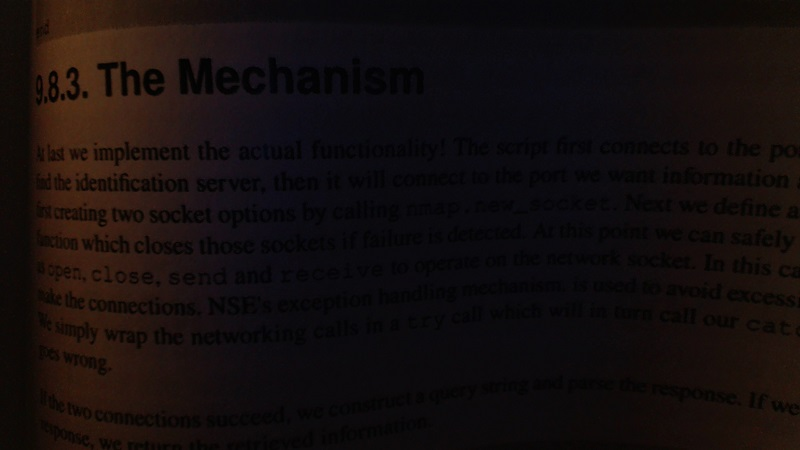
#> input picture book.jpg, 800 x 450 px, given in place of the camera
$ python Edge_Detection.py   (older library calls are emulated)
#> lines starting #> are read from the running program, lines starting #| are printed output that depends on the picture
import cv2
import numpy as np
cap=cv2.VideoCapture(0)
while True:
	ret,frame= cap.read()
#> frame is the input picture: shape (450, 800, 3); mean B, G, R 13.4, 13.6, 20.3

	"""
	the cv2.CV_64F is, that's the data type.
	ksize is the kernel size.
	 We use 5, so 5x5 regions are consulted.
	"""
	laplacian =cv2.Laplacian(frame,cv2.CV_64F)
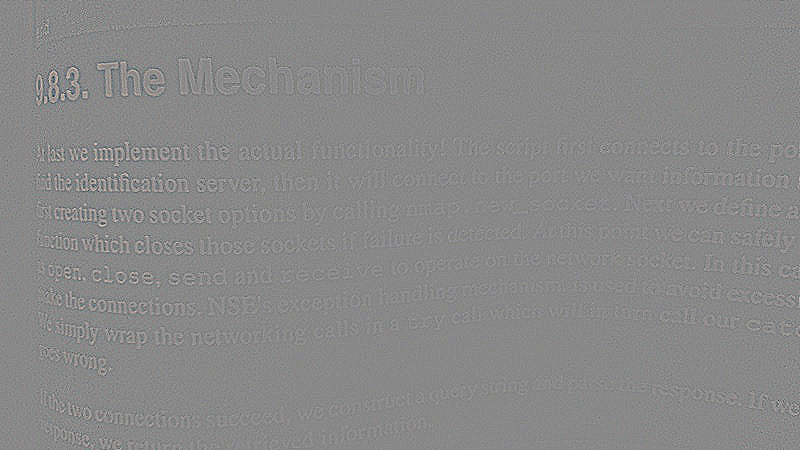
#> laplacian: shape (450, 800, 3) float64; mean B, G, R 0, 0, 0; drawn with min black and max white
	#FOR x gradient
	sobelx=cv2.Sobel(frame,cv2.CV_64F,1,0,ksize=5)
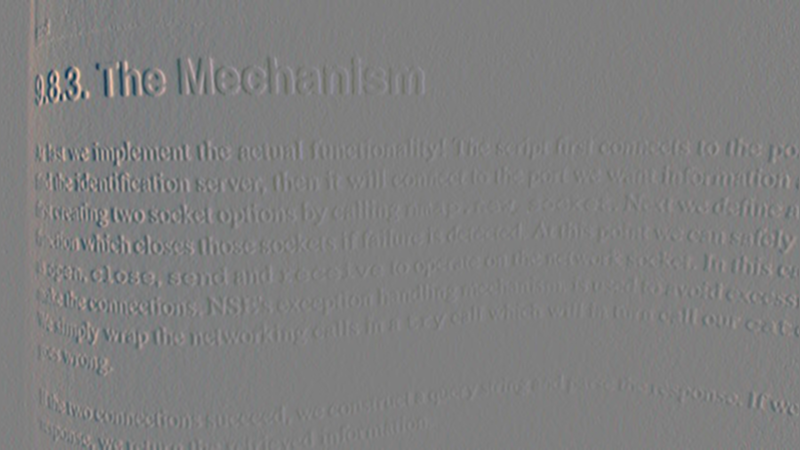
#> sobelx: shape (450, 800, 3) float64; mean B, G, R 0.8, 1.4, 2.3; drawn with min black and max white
	#FOR Y gradient
	sobely=cv2.Sobel(frame,cv2.CV_64F,0,1,ksize=5)
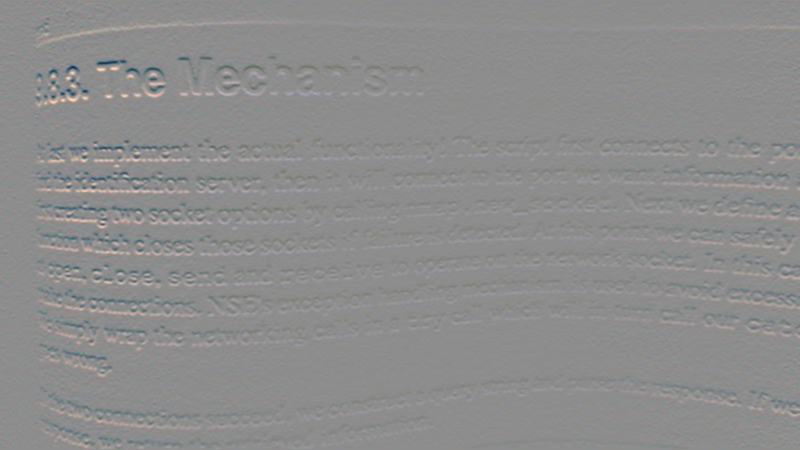
#> sobely: shape (450, 800, 3) float64; mean B, G, R -1, -0.8, -0.8; drawn with min black and max white

	"""Canny edges Detection  First argument is our input image.
	Second
	and third arguments are our minVal and maxVal respectively"""
	edge = cv2.Canny(frame,100,100)
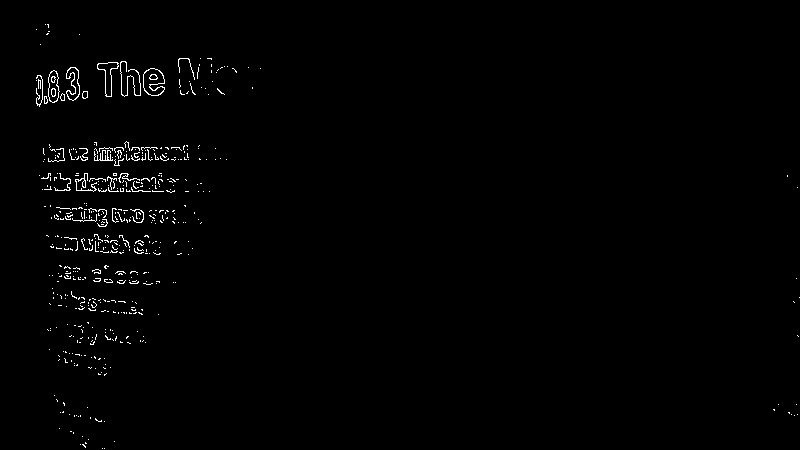
#> edge: shape (450, 800); 0.97% white in thin lines or dots

	cv2.imshow("frame",frame)
	#cv2.imshow("laplacian",laplacian)
	# cv2.imshow("sobelx",sobelx)
	# cv2.imshow("sobely",sobely)
	cv2.imshow("Edge",edge)
	k= cv2.waitKey(5)& 0xFF
#> (key Esc is pressed here)
	if k== 27:
		break
cv2.destroyAllWindows()
cap.release()
